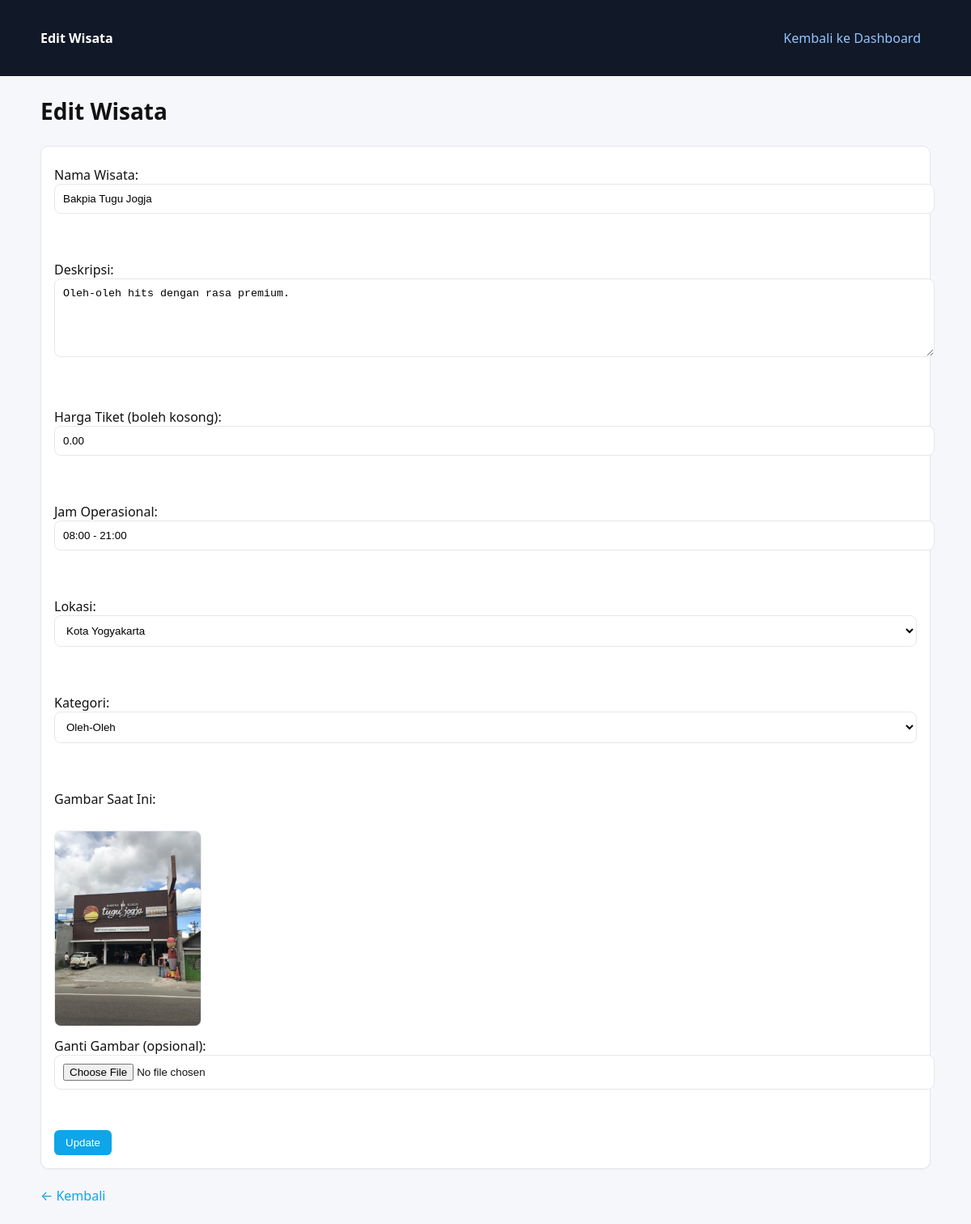
/apache/deploy/src/public/admin/wisata_edit.php?id=16 (signed in), run on the app's committed database.
### tables this page shows
CREATE TABLE `Wisata` (
  `id_wisata` int(11) NOT NULL,
  `nama_wisata` varchar(150) NOT NULL,
  `deskripsi` text DEFAULT NULL,
  `harga_tiket` decimal(10,2) DEFAULT NULL,
  `jam_operasional` varchar(100) DEFAULT NULL,
  `id_lokasi` int(11) DEFAULT NULL,
  `id_kategori` int(11) DEFAULT NULL,
  `gambar` varchar(255) DEFAULT 'default.jpg'
);

CREATE TABLE `Lokasi` (
  `id_lokasi` int(11) NOT NULL,
  `nama_daerah` varchar(100) NOT NULL,
  `alamat` varchar(255) DEFAULT NULL
);

CREATE TABLE `Kategori` (
  `id_kategori` int(11) NOT NULL,
  `nama_kategori` varchar(100) NOT NULL,
  `deskripsi_kategori` text DEFAULT NULL
);

### apache/deploy/src/includes/functions.php (called while the page is built, shortened)
<?php
function escape($s) {
    return htmlspecialchars($s, ENT_QUOTES|ENT_SUBSTITUTE, 'UTF-8');
}

### apache/deploy/src/public/admin/wisata_edit.php (the view, shortened to what this page needs)
<?php
require_once __DIR__ . '/../../includes/db.php';
require_once __DIR__ . '/../../includes/functions.php';
$id = (int)($_GET['id'] ?? 0);
$stmt = $pdo->prepare("SELECT * FROM Wisata WHERE id_wisata = :id");
$stmt->execute([':id' => $id]);
$wisata = $stmt->fetch();
$lokasi = $pdo->query("SELECT id_lokasi, nama_daerah FROM Lokasi ORDER BY nama_daerah")->fetchAll();
$kategori = $pdo->query("SELECT id_kategori, nama_kategori FROM Kategori ORDER BY nama_kategori")->fetchAll();
?><!doctype html>
<html>
<head>
    <link rel="stylesheet" href="assets/admin.css">
</head>
<body>
<div class="headerbar">
  <div class="container">
    <strong>Edit Wisata</strong>
    <span style="float:right"><a href="dashboard.php">Kembali ke Dashboard</a></span>
  </div>
</div>
<div class="container">
<h1>Edit Wisata</h1>
<form method="post" class="form card" enctype="multipart/form-data">
    <label>Nama Wisata:<br>
        <input type="text" name="nama_wisata"
               value="<?= escape($wisata['nama_wisata']) ?>" required>
    </label><br><br>
    <label>Deskripsi:<br>
        <textarea name="deskripsi" rows="5"><?= escape($wisata['deskripsi']) ?></textarea>
    </label><br><br>
    <label>Harga Tiket (boleh kosong):<br>
        <input type="number" step="0.01" name="harga_tiket"
               value="<?= escape($wisata['harga_tiket']) ?>">
    </label><br><br>
    <label>Jam Operasional:<br>
        <input type="text" name="jam_operasional"
               value="<?= escape($wisata['jam_operasional']) ?>"
               placeholder="08:00 - 16:00">
    </label><br><br>
    <label>Lokasi:<br>
        <select name="id_lokasi" required>
            <?php foreach ($lokasi as $l): ?>
                <option value="<?= $l['id_lokasi'] ?>"
                    <?= $l['id_lokasi'] == $wisata['id_lokasi'] ? 'selected' : '' ?>>
                    <?= escape($l['nama_daerah']) ?>
                </option>
            <?php endforeach; ?>
        </select>
    </label><br><br>
    <label>Kategori:<br>
        <select name="id_kategori" required>
            <?php foreach ($kategori as $k): ?>
                <option value="<?= $k['id_kategori'] ?>"
                    <?= $k['id_kategori'] == $wisata['id_kategori'] ? 'selected' : '' ?>>
                    <?= escape($k['nama_kategori']) ?>
                </option>
            <?php endforeach; ?>
        </select>
    </label><br><br>
    <div style="margin:.5rem 0;">
      <label>Gambar Saat Ini:</label><br>
      <img src="../assets/img/<?= escape($wisata['gambar'] ?? 'default.jpg') ?>" alt="Gambar" style="max-width:180px;height:auto;border:1px solid #e5e7eb;border-radius:.5rem;">
    </div>
    <label>Ganti Gambar (opsional):<br>
        <input type="file" name="gambar" accept="image/jpeg,image/png,image/webp">
    </label><br><br>
    <button type="submit" class="btn">Update</button>
</form>
<br>
<a href="dashboard.php">← Kembali</a>
</div>
</body>
</html>

### apache/deploy/src/public/admin/assets/admin.css (style rules this page uses)
html,body { margin:0;padding:0;font-family:system-ui,-apple-system,Segoe UI,Roboto,Ubuntu,Cantarell,Noto Sans,sans-serif;background:#f6f7fb;color:#111 }
.container { max-width:1100px;margin:24px auto;padding:0 16px }
h1 { font-size:28px;margin:24px 0 }
a { color:#0ea5e9;text-decoration:none }
button,.btn { background:#0ea5e9;color:#fff;border:none;border-radius:6px;padding:8px 14px;cursor:pointer }
.card { background:#fff;border:1px solid #e5e7eb;border-radius:10px;box-shadow:0 1px 2px rgba(0,0,0,.04);padding:16px }
.headerbar { background:#111827;color:#fff;padding:12px 16px }
.headerbar a { color:#93c5fd;margin-right:12px }
.form label { display:block;margin:8px 0 6px }
.form input,.form select,.form textarea { width:100%;padding:10px;border:1px solid #e5e7eb;border-radius:8px;background:#fff }

### data on the page
wisata: nama_wisata "Bakpia Tugu Jogja", deskripsi "Oleh-oleh hits dengan rasa premium.", harga_tiket "0.00", jam_operasional "08:00 - 21:00", id_lokasi "Kota Yogyakarta", id_kategori "Oleh-Oleh", gambar (picture)
